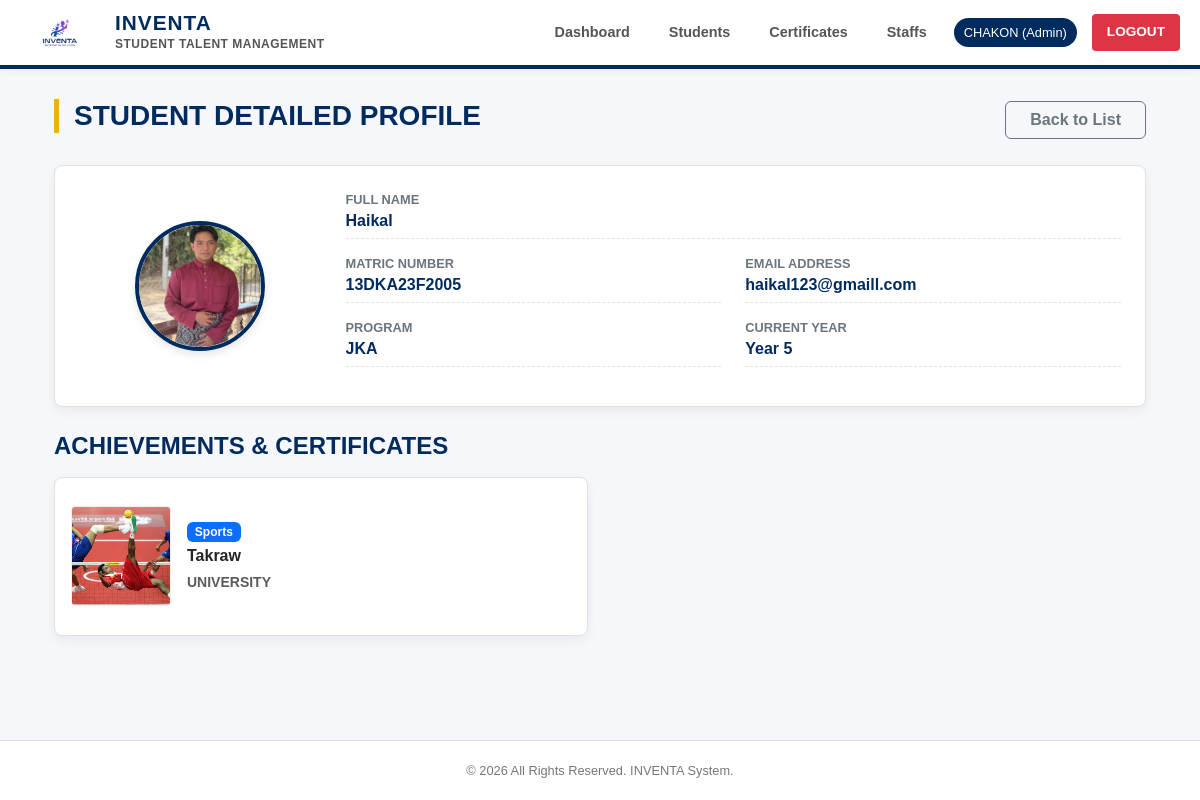
Page /student_view.php?id=3 (signed in) on the committed database.
### tables this page shows
CREATE TABLE `students` (
  `student_id` int NOT NULL,
  `student_name` varchar(255) NOT NULL,
  `matric_no` varchar(50) DEFAULT NULL,
  `program` varchar(100) DEFAULT NULL,
  `year_level` int DEFAULT NULL,
  `email` varchar(150) DEFAULT NULL,
  `created_at` timestamp NULL DEFAULT CURRENT_TIMESTAMP,
  `user_id` int DEFAULT NULL,
  `profile_pic` varchar(255) DEFAULT NULL
);

CREATE TABLE `talents` (
  `talent_id` int NOT NULL,
  `student_id` int DEFAULT NULL,
  `category_id` int DEFAULT NULL,
  `achievement` text,
  `level` enum('University','State','National','International') DEFAULT 'University',
  `certificate` varchar(255) DEFAULT NULL,
  `certificate2` varchar(255) DEFAULT NULL,
  `certificate3` varchar(255) DEFAULT NULL
);

CREATE TABLE `categories` (
  `category_id` int NOT NULL,
  `category_name` varchar(100) NOT NULL
);

### student_view.php (the view, shortened to what this page needs)
<?php
require_once "includes/init.php";
$student_id = (int)$_GET['id'];
$stmt = mysqli_prepare($conn, "SELECT * FROM students WHERE student_id = ?");
mysqli_stmt_bind_param($stmt, "i", $student_id);
mysqli_stmt_execute($stmt);
$student = mysqli_fetch_assoc(mysqli_stmt_get_result($stmt));
$stmt2 = mysqli_prepare($conn, "
    SELECT t.*, c.category_name
    FROM talents t
    JOIN categories c ON t.category_id = c.category_id
    WHERE t.student_id = ?
");
mysqli_stmt_bind_param($stmt2, "i", $student_id);
mysqli_stmt_execute($stmt2);
$talents = mysqli_stmt_get_result($stmt2);
include "includes/header.php";
?>
<div class="container mt-4 mb-5">
    <div class="d-flex justify-content-between align-items-center mb-4">
        <h3 class="page-title">Student Detailed Profile</h3>
        <a href="student_list.php" class="btn btn-outline-secondary fw-bold px-4">Back to List</a>
    </div>
    <div class="card-gov p-4">
        <div class="row align-items-center">
            <div class="col-md-3 text-center mb-3 mb-md-0">
                <?php if ($student['profile_pic']): ?>
                    <img src="uploads/<?= $student['profile_pic'] ?>" class="profile-img">
                <?php else: ?>
                    <div class="profile-img d-flex align-items-center justify-content-center bg-light mx-auto" style="color: #ccc; font-weight: bold;">NO IMAGE</div>
                <?php endif; ?>
            </div>
            <div class="col-md-9">
                <div class="row">
                    <div class="col-12">
                        <div class="info-label">Full Name</div>
                        <div class="info-value"><?= htmlspecialchars($student['student_name']) ?></div>
                    </div>
                    <div class="col-md-6">
                        <div class="info-label">Matric Number</div>
                        <div class="info-value"><?= htmlspecialchars($student['matric_no']) ?></div>
                    </div>
                    <div class="col-md-6">
                        <div class="info-label">Email Address</div>
                        <div class="info-value"><?= htmlspecialchars($student['email']) ?></div>
                    </div>
                    <div class="col-md-6">
                        <div class="info-label">Program</div>
                        <div class="info-value"><?= htmlspecialchars($student['program']) ?></div>
                    </div>
                    <div class="col-md-6">
                        <div class="info-label">Current Year</div>
                        <div class="info-value">Year <?= htmlspecialchars($student['year_level']) ?></div>
                    </div>
                </div>
            </div>
        </div>
    </div>
    <h4 class="fw-bold mb-3" style="color: #002b5e;">ACHIEVEMENTS & CERTIFICATES</h4>
    <div class="row">
        <?php if (mysqli_num_rows($talents) > 0): ?>
            <?php while($t = mysqli_fetch_assoc($talents)): ?>
                <div class="col-md-6 mb-3">
                    <div class="card-gov p-3 h-100 d-flex flex-row align-items-center">
                        <div style="width: 100px; flex-shrink: 0;" class="me-3">
                            <?php if($t['certificate']): ?>
                                <img src="uploads/<?= $t['certificate'] ?>" class="cert-thumb">
                            <?php else: ?>
                                <div class="cert-thumb bg-light d-flex align-items-center justify-content-center small">No File</div>
                            <?php endif; ?>
                        </div>
                        <div>
                            <span class="badge bg-primary mb-1"><?= $t['category_name'] ?></span>
                            <h6 class="fw-bold text-dark mb-1"><?= htmlspecialchars($t['achievement']) ?></h6>
                            <small class="text-muted text-uppercase fw-bold"><?= $t['level'] ?></small>
                        </div>
                    </div>
                </div>
            <?php endwhile; ?>
        <?php else: ?>
            <div class="col-12 text-center py-4 bg-white rounded border">
                <p class="text-muted mb-0">No achievements recorded for this student yet.</p>
            </div>
        <?php endif; ?>
    </div>
</div>
<?php include "includes/footer.php"; ?>

### includes/header.php (style rules this page uses)
:root { --gov-navy: #002b5e; --gov-gold: #eeb012; --gov-bg: #f5f7fa; --text-main: #333333; }
body { background-color: var(--gov-bg); font-family: Arial, Helvetica, sans-serif; color: var(--text-main); margin: 0; padding-bottom: 60px; }

### student_view.php (style rules this page uses)
body { background-color: #f5f7fa !important; }
.page-title { color: #002b5e; font-weight: bold; border-left: 5px solid #eeb012; padding-left: 15px; text-transform: uppercase; }
.card-gov { background: #fff; border-radius: 8px; border: 1px solid #dce1e6; box-shadow: 0 4px 12px rgba(0,0,0,0.06); margin-bottom: 25px; }
.info-label { color: #6c757d; font-size: 0.8rem; font-weight: bold; text-transform: uppercase; }
.info-value { color: #002b5e; font-size: 1rem; font-weight: 600; border-bottom: 1px dashed #dee2e6; padding-bottom: 5px; margin-bottom: 15px; }
.profile-img { width: 130px; height: 130px; object-fit: cover; border-radius: 50%; border: 4px solid #002b5e; box-shadow: 0 4px 8px rgba(0,0,0,0.1); }
.cert-thumb { height: 100px; width: 100%; object-fit: cover; border-radius: 4px; border: 1px solid #eee; }

### rows in the picture
students: profile_pic (picture), student_name "Haikal", matric_no "13DKA23F2005", email "haikal123@gmaill.com", program "JKA", year_level "5"
talents: certificate (picture), category.category_name "Sports", achievement "Takraw", level "UNIVERSITY"

### other values in the picture
$_SESSION['username'] "CHAKON"
$_SESSION['role'] "Admin"
